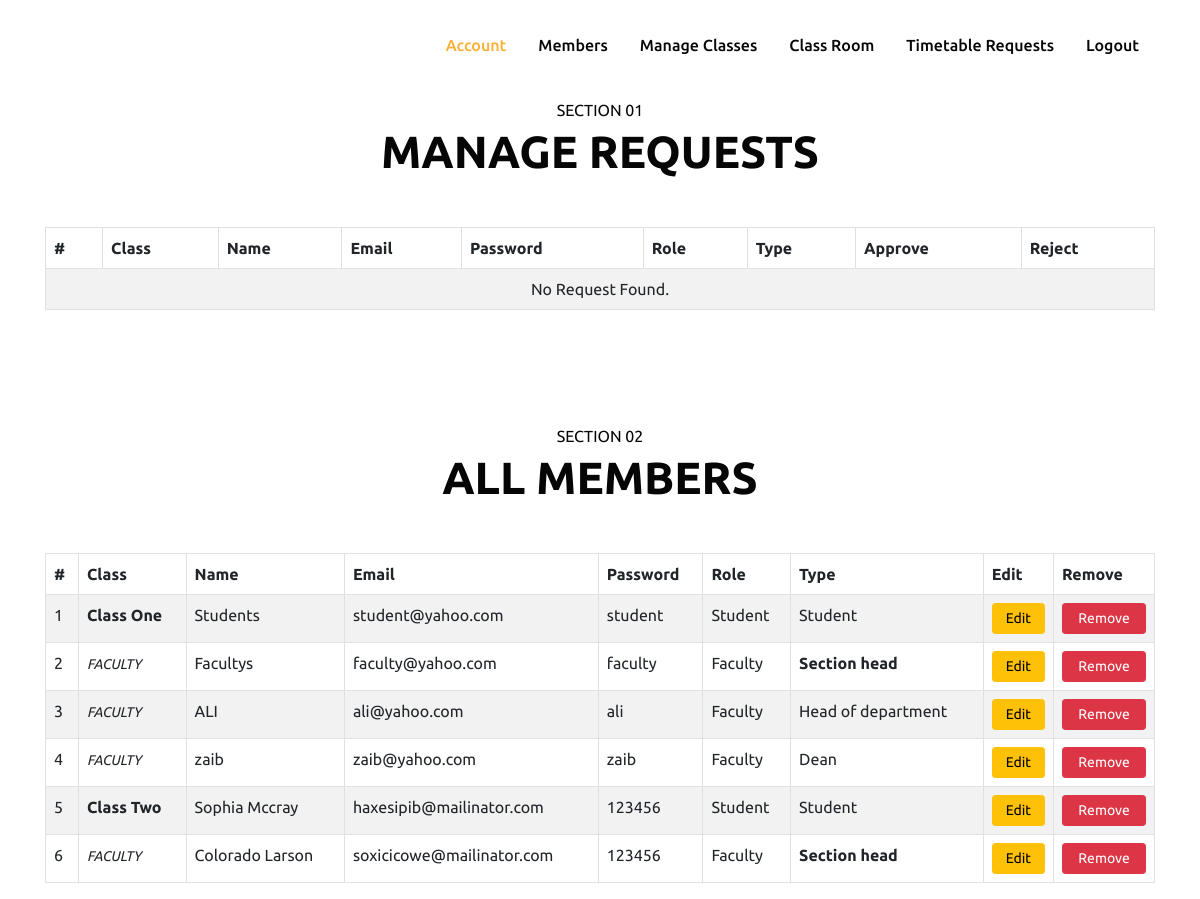
/admin_users.php (signed in), run on the app's committed database.
### tables this page shows
CREATE TABLE `user` (
  `id` int(11) NOT NULL,
  `name` varchar(255) NOT NULL,
  `email` varchar(255) NOT NULL,
  `password` varchar(255) NOT NULL,
  `role` varchar(255) NOT NULL,
  `type` varchar(255) NOT NULL,
  `status` varchar(255) NOT NULL,
  `class` varchar(255) NOT NULL
);

CREATE TABLE `class` (
  `id` int(11) NOT NULL,
  `name` varchar(255) NOT NULL
);

### admin_users.php (the view, shortened to what this page needs)
<?php include_once('header.php'); ?>
<?php include_once('nav_admin.php'); ?>
    <section class="w3l-contact py-5" id="contact">
        <div class="container py-md-5 py-4">
            <div class="title-main text-center mx-auto mb-md-5 mb-4" style="max-width:500px;">
                <p class="text-uppercase">SECTION 01</p>
                <h3 class="title-style">MANAGE REQUESTS</h3>
            </div>
            <div class="row contact-block">
                <div class="col-md-12 contact-right">
                    <table class="table table-bordered table-striped">
                        <thead>
                            <tr>
                                <th>#</th>
                                <th>Class</th>
                                <th>Name</th>
                                <th>Email</th>
                                <th>Password</th>
                                <th>Role</th>
                                <th>Type</th>
                                <th>Approve</th>
                                <th>Reject</th>
                            </tr>
                        </thead>
                        <tbody>
                           <?php
                           $select = mysqli_query($db, "SELECT * FROM user WHERE role != 'admin' AND status = 0 ");
                           if(mysqli_num_rows($select)){
                            $no = 0;
                            while($s = mysqli_fetch_assoc($select)){
                                $name = $s['name'];
                                $email = $s['email'];
                                $password = $s['password'];
                                $role = $s['role'];
                                $class = $s['class'];
                                $get_a = mysqli_query($db, "SELECT * FROM class WHERE id = '$class' ");
                                if(mysqli_num_rows($get_a)){
                                    $qq = mysqli_fetch_assoc($get_a);
                                    $class_name = $qq['name'];
                                }else{
                                    $class_name = "FACULTY";
                                }
                                $type = $s['type'];
                                switch ($type) {
                                    case '0':
                                        $type_a = "Dean";
                                        break;
                                    case '1':
                                        $type_a = "Section head";
                                        break;
                                    case '2':
                                        $type_a = "Head of department";
                                        break;
                                    case '3':
                                        $type_a = "Class in-charge";
                                        break;
                                    case 'student':
                                        $type_a = "Student";
                                        break;
                                    default:
                                        break;
                                }
                                $no++;
                                ?>
                                <tr>
                                    <td><?php echo $no; ?></td>
                                    <td><?php echo $class_name; ?></td>
                                    <td><?php echo $name; ?></td>
                                    <td><?php echo $email; ?></td>
                                    <td><?php echo $password; ?></td>
                                    <td><?php echo ucfirst($role); ?></td>
                                    <td><?php echo $type_a; ?></td>
                                    <td>
                                        <a href="admin_users.php?approve=<?php echo $s['id']; ?>" class="btn btn-success d-grid btn-sm">Approve</a>
                                    </td>
                                    <td>
                                        <a href="admin_users.php?reject=<?php echo $s['id']; ?>" class="btn btn-danger d-grid btn-sm">Reject</a>
                                    </td>
                                </tr>
                                <?php
                            }
                           }else{
                               echo "<td colspan='12' class='text-center'>No Request Found.</td>";
                           }
                           ?>
                        </tbody>
                    </table>
                </div>
            </div>
        </div>
    </section>
    <section class="w3l-contact" id="contact">
        <div class="container">
            <div class="title-main text-center mx-auto mb-md-5 mb-4" style="max-width:500px;">
            <p class="text-uppercase">SECTION 02</p>
                <h3 class="title-style">ALL MEMBERS</h3>
            </div>
            <div class="row contact-block">
                <div class="col-md-12 contact-right">
                    <table class="table table-bordered table-striped">
                        <thead>
                            <tr>
                                <th>#</th>
                                <th>Class</th>
                                <th>Name</th>
                                <th>Email</th>
                                <th>Password</th>
                                <th>Role</th>
                                <th>Type</th>
                                <th>Edit</th>
                                <th>Remove</th>
                            </tr>
                        </thead>
                        <tbody>
                           <?php
                           $select = mysqli_query($db, "SELECT * FROM user WHERE role != 'admin' AND status = 1 ");
                           if(mysqli_num_rows($select)){
                            $no = 0;
                            while($s = mysqli_fetch_assoc($select)){
                                $name = $s['name'];
                                $email = $s['email'];
                                $password = $s['password'];
                                $role = $s['role'];
                                $class = $s['class'];
                                $get_a = mysqli_query($db, "SELECT * FROM class WHERE id = '$class' ");
                                if(mysqli_num_rows($get_a)){
                                    $qq = mysqli_fetch_assoc($get_a);
                                    $class_name = "<b>".$qq['name']."</b>";
                                }else{
                                    $class_name = "<i><small>FACULTY</small></i>";
                                }
                                $type = $s['type'];
                                switch ($type) {
                                    case '0':
                                        $type_a = "Dean";
                                        break;
                                    case '1':
                                        $type_a = "<b>Section head</b>";
                                        break;
                                    case '2':
                                        $type_a = "Head of department";
                                        break;
                                    case 'student':
                                        $type_a = "Student";
                                        break;
                                }
                                $no++;
                                ?>
                                <tr>
                                    <td><?php echo $no; ?></td>
                                    <td><?php echo $class_name; ?></td>
                                    <td><?php echo $name; ?></td>
                                    <td><?php echo $email; ?></td>
                                    <td><?php echo $password; ?></td>
                                    <td><?php echo ucfirst($role); ?></td>
                                    <td><?php echo $type_a; ?></td>
                                    <td>
                                        <a href="admin_edit.php?edit=<?php echo $s['id']; ?>" class="btn btn-warning d-grid btn-sm">Edit</a>
                                    </td>
                                    <td>
                                        <a href="admin_users.php?reject=<?php echo $s['id']; ?>" class="btn btn-danger d-grid btn-sm">Remove</a>
                                    </td>
                                </tr>
                                <?php
                            }
                           }else{
                               echo "<td colspan='6' class='text-center'>No Request Found.</td>";
                           }
                           ?>
                        </tbody>
                    </table>
                </div>
            </div>
        </div>
    </section>

### header.php (shortened to what this page needs)
<!doctype html>
<html lang="en">
<head>
    <link rel="stylesheet" href="assets/css/style-starter.css">
</head>
<body>

### nav_admin.php (shortened to what this page needs)
<header id="site-header" class="fixed-top">
    <div class="container">
        <nav class="navbar navbar-expand-lg navbar-light">
            <div class="collapse navbar-collapse" id="navbarScroll">
                <ul class="navbar-nav ms-auto my-2 my-lg-0 navbar-nav-scroll">
                    <li class="nav-item">
                        <a class="nav-link active" aria-current="page" href="back_admin.php">Account</a>
                    </li>
                    <li class="nav-item">
                        <a class="nav-link" href="admin_users.php">Members</a>
                    </li>
                    <li class="nav-item">
                        <a class="nav-link" href="admin_class.php">Manage Classes</a>
                    </li>
                    <li class="nav-item">
                        <a class="nav-link" href="admin_room.php">Class Room</a>
                    </li>
                    <li class="nav-item">
                        <a class="nav-link" href="admin_tt_requests.php">Timetable Requests</a>
                    </li>
                    <li class="nav-item">
                        <a class="nav-link" href="logout.php">Logout</a>
                    </li>
                </ul>
            </div>
        </nav>
    </div>
</header>

### data on the page
user: class.name "Class One", name "Students", email "student@yahoo.com", password "student", role "Student", type "Student"
user: shows "FACULTY", name "Facultys", email "faculty@yahoo.com", password "faculty", role "Faculty", type "Section head"
user: shows "FACULTY", name "ALI", email "ali@yahoo.com", password "ali", role "Faculty", type "Head of department"
user: shows "FACULTY", name "zaib", email "zaib@yahoo.com", password "zaib", role "Faculty", type "Dean"
user: class.name "Class Two", name "Sophia Mccray", email "haxesipib@mailinator.com", password "123456", role "Student", type "Student"
user: shows "FACULTY", name "Colorado Larson", email "soxicicowe@mailinator.com", password "123456", role "Faculty", type "Section head"
